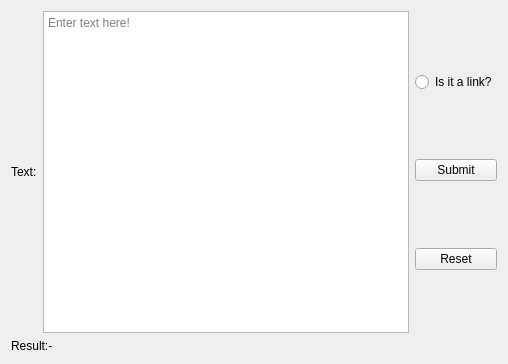
<?xml version="1.0" encoding="UTF-8"?>
<ui version="4.0">
 <class>Form</class>
 <widget class="QWidget" name="Form">
  <property name="geometry">
   <rect>
    <x>0</x>
    <y>0</y>
    <width>508</width>
    <height>364</height>
   </rect>
  </property>
  <property name="windowTitle">
   <string>Form</string>
  </property>
  <layout class="QHBoxLayout" name="horizontalLayout_2">
   <item>
    <layout class="QVBoxLayout" name="verticalLayout_2">
     <item>
      <layout class="QHBoxLayout" name="horizontalLayout">
       <item>
        <widget class="QLabel" name="input">
         <property name="text">
          <string>Text:</string>
         </property>
        </widget>
       </item>
       <item>
        <widget class="QPlainTextEdit" name="text_input">
         <property name="placeholderText">
          <string>Enter text here!</string>
         </property>
        </widget>
       </item>
       <item>
        <layout class="QVBoxLayout" name="verticalLayout">
         <item>
          <widget class="QRadioButton" name="link_bool">
           <property name="text">
            <string>Is it a link?</string>
           </property>
          </widget>
         </item>
         <item>
          <widget class="QPushButton" name="submit_button">
           <property name="text">
            <string>Submit</string>
           </property>
          </widget>
         </item>
         <item>
          <widget class="QPushButton" name="reset_button">
           <property name="text">
            <string>Reset</string>
           </property>
          </widget>
         </item>
        </layout>
       </item>
      </layout>
     </item>
     <item>
      <widget class="QLabel" name="result_display">
       <property name="text">
        <string>Result:-</string>
       </property>
      </widget>
     </item>
    </layout>
   </item>
  </layout>
 </widget>
 <resources/>
 <connections/>
</ui>
